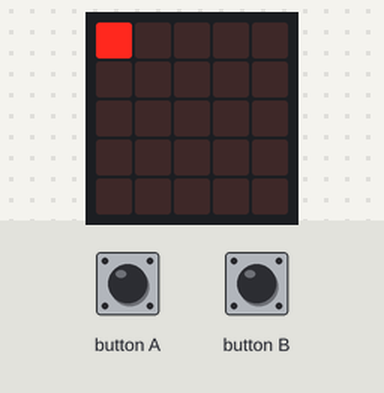
The program below on a simulated Calliope mini (MakeCode). Shown: the board's 5×5 LED display. The inputs (shaded band) are chosen by the test bench. Random numbers come from a fixed seed.

Above: at 1.2 s.
1.3 s: button B pressed for 0.15 s
At 8.46 s:
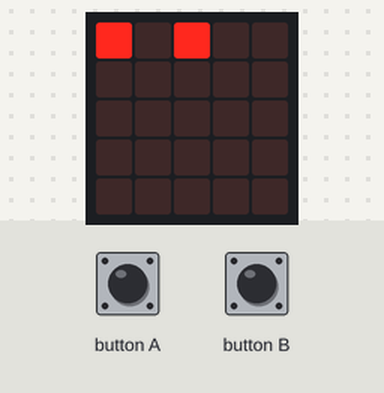
At 10.1 s:
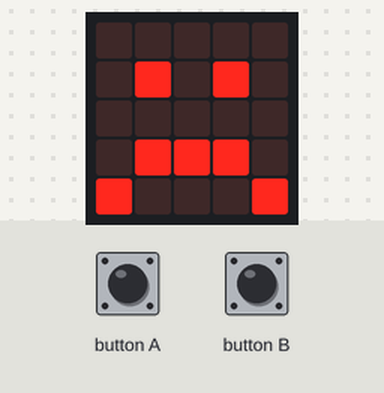
Timing chart, 0 to 11.6 s (numbered marks = the images above; inputs shaded):
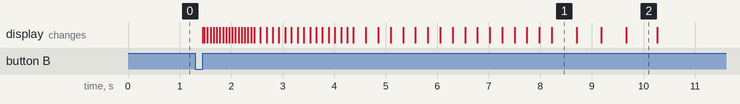

The program:

main.ts
```typescript
input.onButtonPressed(Button.A, function () {
    Setzen()
})
function Spielen () {
    KannSetzen = false
    Pause = 30
    Kugel = game.createSprite(0, 0)
    Zufall = randint(16 * (Runden - 1), 16 * Runden)
    for (let Position = 0; Position <= Zufall - 1; Position++) {
        Kugel.move(1)
        if (Kugel.get(LedSpriteProperty.X) % 4 == 0 && Kugel.get(LedSpriteProperty.Y) % 4 == 0) {
            Kugel.turn(Direction.Right, 90)
        }
        basic.pause(Pause)
        if (Position % 16 == 0) {
            Pause = Pause * 2
        }
    }
    if (Kugel.isTouching(Spieler)) {
        Kugel.delete()
        basic.showIcon(IconNames.Happy)
        basic.pause(2000)
        game.addScore(1)
    } else {
        Kugel.delete()
        basic.showIcon(IconNames.Sad)
        basic.pause(2000)
    }
    KannSetzen = true
}
function Setzen () {
    if (KannSetzen) {
        Spieler.move(1)
        if (Spieler.get(LedSpriteProperty.X) % 4 == 0 && Spieler.get(LedSpriteProperty.Y) % 4 == 0) {
            Spieler.turn(Direction.Right, 90)
        }
    }
}
input.onButtonPressed(Button.B, function () {
    Spielen()
})
let Zufall = 0
let Kugel: game.LedSprite = null
let Pause = 0
let Runden = 0
let KannSetzen = false
let Spieler: game.LedSprite = null
Spieler = game.createSprite(0, 0)
KannSetzen = true
Runden = 4
Pause = 30
```

test.ts
```typescript
// Hier kann man Tests durchführen; diese Datei wird nicht kompiliert, wenn dieses Paket als Erweiterung verwendet wird.
```

Measured:
- after the input at 1.3 s, the display: first changes after 0.15 s (image 1 shows a later state)
- what the display in image 1 shows lasts 0.5 s, from 8.2 s to 8.7 s
- what the display in image 2 shows lasts 0.6 s, from 9.7 s to 10.3 s
